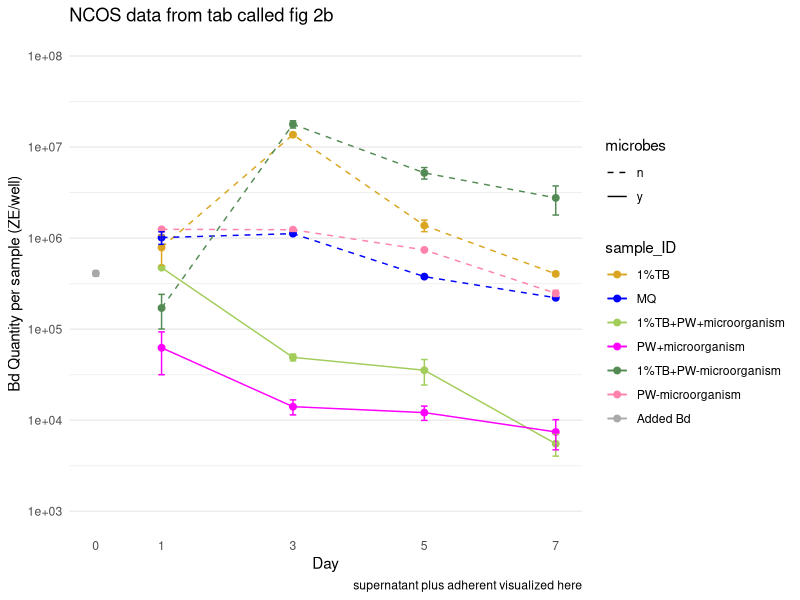
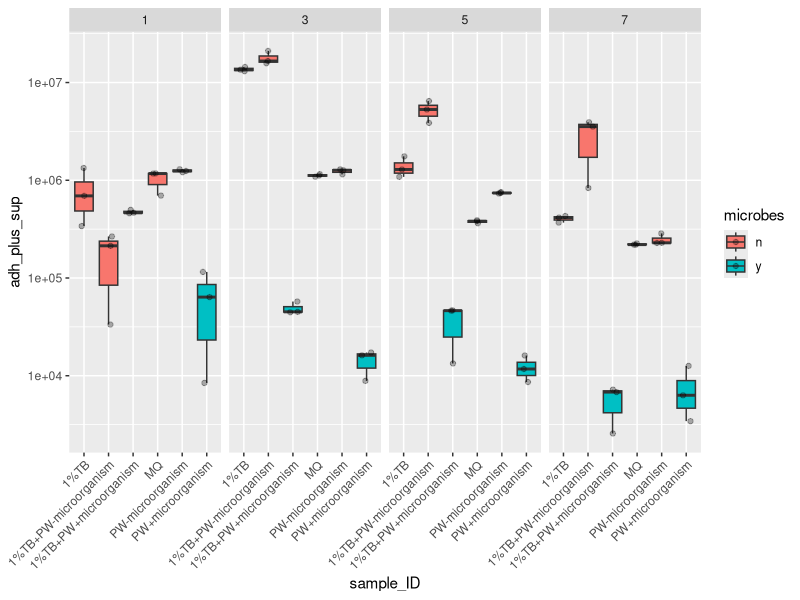
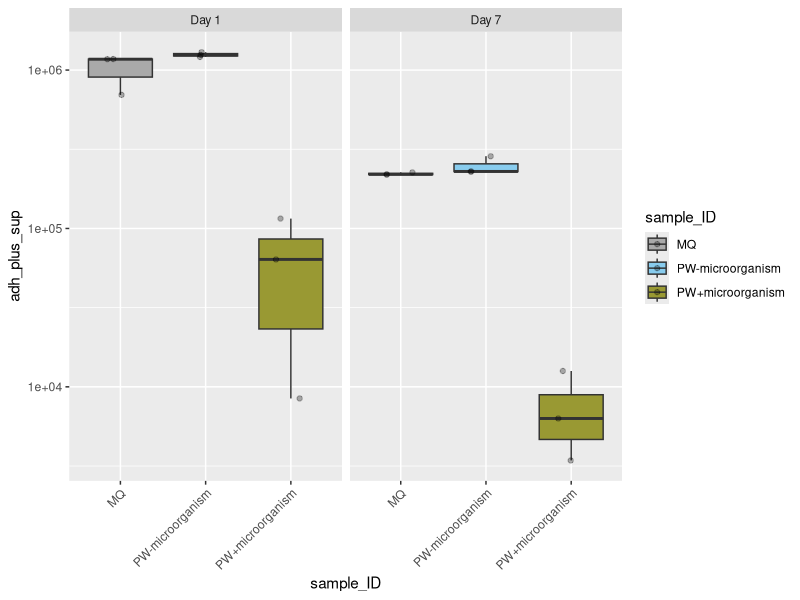

Write R code to recreate these figures, in order.
## ---- chunk 1
#| warning: false

## read in and clean data
library(tidyverse) # for cleaning and viewing data
library(here) # for importing data
library(ggpubr)
library(rstatix)
library(ggplot2)
library(car)
library(multcomp)
library(nlme)

fig_2b <- read.csv(here("data", "final_NCOS_2024_reformatted_for_R.xlsx - Fig2B.csv"))
fig_3b <- read.csv(here("data", "final_NCOS_2024_reformatted_for_R.xlsx - Fig3B.csv"))
fig_4b <- read.csv(here("data", "final_NCOS_2024_reformatted_for_R.xlsx - Fig4B.csv"))

with_microbes_40_color <- "#999933"
no_microbes_.22_color <- "#88ccee"
## ---- chunk 2
# add column for microbes or no
fig_2b <- fig_2b %>% 
  mutate(microbes = case_when(
    str_detect(sample_ID, "\\+microorganism") ~ "y",
    TRUE ~ "n"
  )) %>% 
  # add column for TB or no
  mutate(TB = case_when(
    str_detect(sample_ID, "TB") ~ "y",
    TRUE ~ "n"
  )) %>% 
  # add column for PW or no
  mutate(PW = case_when(
    str_detect(sample_ID, "PW") ~ "y",
    TRUE ~ "n"
  ))
## ---- chunk 3
fig2b_summary <- fig_2b %>% 
  group_by(day, sample_ID) %>% 
  reframe(mean = mean(adh_plus_sup), # calculate the mean
            n = length(adh_plus_sup), # count the number of observations
            df = n - 1, # calculate the degrees of freedom
            sd = sd(adh_plus_sup), # calculate the standard deviation
            se = sd/sqrt(n), # calculate the standard error
          ) %>% 
  mutate(microbes = case_when(
    str_detect(sample_ID, "\\+microorganism") ~ "y",TRUE ~ "n")) %>% 
  # add column for TB or no
  mutate(TB = case_when(str_detect(sample_ID, "TB") ~ "y", TRUE ~ "n")) %>% 
  # add column for PW or no
  mutate(PW = case_when(str_detect(sample_ID, "PW") ~ "y", TRUE ~ "n")) 

fig2b_summary %>% 
  # reorder to match Renwei's plot
  mutate(sample_ID = factor(sample_ID, 
                            levels = c("1%TB", "MQ", "1%TB+PW+microorganism", "PW+microorganism", "1%TB+PW-microorganism", "PW-microorganism", "Added Bd"))) %>% 

  ggplot(aes(x = day, 
           y = mean, 
           color = sample_ID)) +
  geom_point(size = 2) +
  geom_errorbar(aes(ymin = mean - se, # plot the standard error
                    ymax = mean + se),
                width = 0.1) +
    geom_line(aes(linetype = microbes)) + 
  scale_y_log10(limits = c(1e3, 1e8), 
                breaks = c(1e3, 1e4, 1e5, 1e6, 1e7, 1e8)) +
  # vibes
  labs(x = "Day",
       y = "Bd Quantity per sample (ZE/well)",
       title = "NCOS data from tab called fig 2b",
       caption = "supernatant plus adherent visualized here") +
  scale_color_manual(values = c("1%TB" = "goldenrod", 
                                "MQ" = "blue", 
                                "1%TB+PW+microorganism" = "darkolivegreen3", 
                                "PW+microorganism" = "magenta", 
                                "1%TB+PW-microorganism" = "palegreen4", 
                                "PW-microorganism" = "palevioletred1",
                                "Added Bd" = "darkgrey")) + # Assign specific colors to match RC's plot
  scale_linetype_manual(values = c("n" = "dashed", 
                                   "y" = "solid")) +
  theme_minimal() +
  theme(
    panel.grid.major.x = element_blank(), # Remove major vertical grid lines
    panel.grid.minor.x = element_blank()) + # Remove minor vertical grid lines
  scale_x_continuous(breaks = c(0, 1, 3, 5, 7))
## ---- chunk 4
fig_2b %>% 
  filter(day != 0) %>% 
  
  ggplot(aes(y= adh_plus_sup, x = sample_ID, fill = microbes)) + 
    geom_boxplot() +
  geom_jitter(width = 0.2, alpha = 0.3) +
  scale_y_log10() + 
   facet_wrap(~day, nrow = 1) +
  theme(axis.text.x = element_text(angle = 45, hjust = 1))
  
## ---- chunk 5
fig2b_controls <- fig_2b %>% 
  filter(sample_ID =="MQ") %>% 
   filter(day != 0 & day != 3 & day != 5) %>%
   filter(TB != "y")

fig_2b %>% 
  filter(day != 0 & day != 3 & day != 5) %>%
  filter(TB != "y") %>% # remove all treatments with TB broth
  
  
  ggplot(aes(y= adh_plus_sup, x = sample_ID, fill = sample_ID)) + 
    geom_boxplot() +
  geom_jitter(width = 0.2, alpha = 0.3) +
  scale_y_log10() + 
   facet_wrap(~day, labeller = labeller(day = c("1" = "Day 1",
                                                    "7" = "Day 7"))) +
  theme(axis.text.x = element_text(angle = 45, hjust = 1)) + 
    scale_fill_manual(values = c("PW+microorganism" = with_microbes_40_color, 
                                "PW-microorganism" = no_microbes_.22_color,
                                "MQ" = "darkgrey"))

## ---- chunk 6
